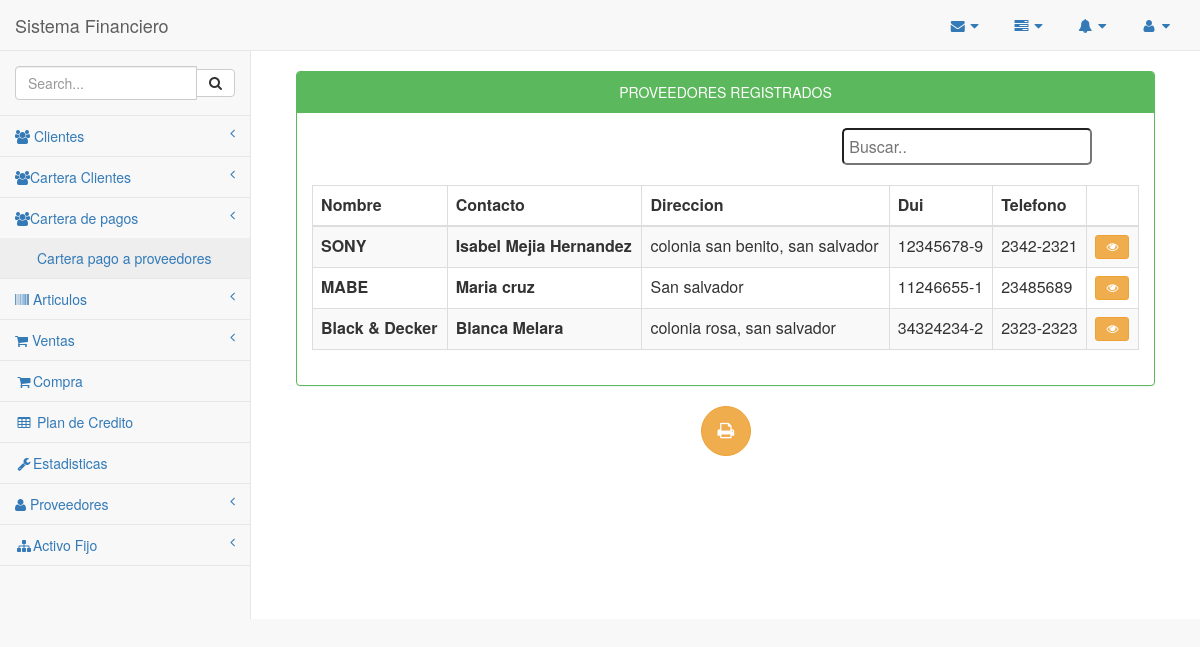
/carteraPagos/lista_Proveedores.php, run on the app's committed database.
### tables this page shows
CREATE TABLE `proveedor` (
  `idproveedor` int(10) NOT NULL,
  `proveedor` varchar(50) DEFAULT NULL,
  `contacto` varchar(50) DEFAULT NULL,
  `direccion` varchar(50) DEFAULT NULL,
  `dui` varchar(15) DEFAULT NULL,
  `nit` varchar(25) DEFAULT NULL,
  `telefono` varchar(10) DEFAULT NULL,
  `estado` varchar(10) DEFAULT NULL
);

### carteraPagos/lista_Proveedores.php (the view, shortened to what this page needs)
<?php
 include_once '../conexion/php_conexion.php';
    include_once '../Plantilla/encabezado.php';
    include_once '../Plantilla/menuLateral.php';
?>
<head>
</head>
        <div id="page-wrapper"  align="center">
            <div class="container-fluid"  align="center">
                <div class="row" align="center">
           <div class="col-md-12">
           	<br>
                    <div class="panel panel-green">
                        <div class="panel-heading" align="center">
                             PROVEEDORES REGISTRADOS
                        </div>
                        <div class="panel-body" align="center">
                            <div class="table-responsive">
                              <table width="100%" border="0">
                                  <tr>
                                    <td width="50%">
                                            </td>
                                            <td width="20%">
            <input type="text" class="redondeado" id="buscador" onkeyup="myFunction()" placeholder="Buscar..">
                                          </div>
                                        </div>
                                </table><br>
                                <table id="tabla" class="table table-striped table-bordered table-hover">
                                    <thead>
                                        <tr>
                                            <th>Nombre</th>
                                            <th>Contacto</th>
                                            <th>Direccion</th>
                                            <th>Dui</th>
                                            <th>Telefono</th>
                                            <th></th>
                                        </tr>
                                    </thead>
                                    <tbody class="buscar">
                                    	<?php
        $sacar = mysqli_query($conexion, "SELECT * FROM proveedor");
            while ($fila = mysqli_fetch_array($sacar)) {
               $modificar=$fila['idproveedor'];
                 $nombre=$fila['proveedor'];
                 $dir=$fila['direccion'];
                 $contacto=$fila['contacto'];
                 $dui=$fila['dui'];
                 $telefono=$fila['telefono'];
       ?>
       <tr>
        <th><?php echo $nombre;?></th>
        <th><?php echo $contacto;?></th>
        <td><?php echo $dir;?></td>
        <td><?php echo $dui;?></td>
        <td><?php echo $telefono;?></td>
        <td class="center">
            <a href="verProveedor.php?ir=<?php echo $modificar; ?>"class="btn btn-warning btn-sm"><i class="fa fa-eye"></i></a>
        </td>
       <?php  }?>
      </tr>
    </tbody>
  </table>
</div>
</div>
</div>
</div>
<button type="submit" class="btn btn-warning btn-circle btn-lg" onclick="location.href='invetarioPDF.php'"><i class="fa fa-print fa-2"></i></button>
</div>
</div>
<?php
include_once '../Plantilla/inferior.php';
?>

### carteraPagos/lista_Proveedores.php (style rules this page uses)
input { width: 250px; padding: 5px; }
.redondeado { border-radius: 5px; }

### data on the page
proveedor: proveedor "SONY", contacto "Isabel Mejia Hernandez", direccion "colonia san benito, san salvador", dui "12345678-9", telefono "2342-2321"
proveedor: proveedor "MABE", contacto "Maria cruz", direccion "San salvador", dui "11246655-1", telefono "23485689"
proveedor: proveedor "Black & Decker", contacto "Blanca Melara", direccion "colonia rosa, san salvador", dui "34324234-2", telefono "2323-2323"
